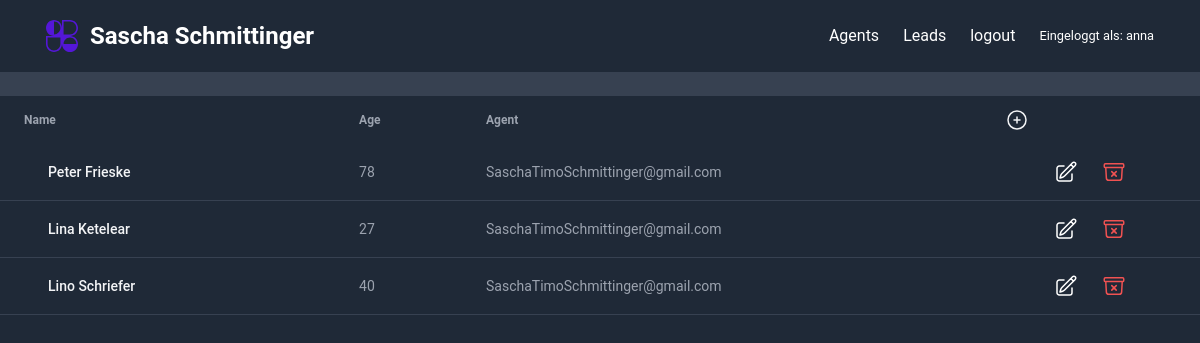
/ (signed in), run on the app's committed database.
### leads/models.py (models this page shows, shortened)
class User(AbstractUser):
    is_organisor = models.BooleanField(default=True)
    is_agent = models.BooleanField(default=False)

class Lead(models.Model):
    first_name = models.CharField(max_length=20)
    last_name = models.CharField(max_length=20)
    age = models.IntegerField(default=0)
    adress = models.CharField(max_length=100, blank=True, null=True)
    city = models.CharField(max_length=50, blank=True, null=True)
    post_code = models.CharField(max_length=50, blank=True, null=True)
    phone = models.CharField(max_length=50, blank=True, null=True)
    mobile_phone = models.CharField(max_length=50, blank=True, null=True)
    agent = models.ForeignKey("Agent", on_delete=models.CASCADE)

class Agent(models.Model):
    user = models.OneToOneField(User, on_delete=models.CASCADE)
    organisation = models.ForeignKey(UserProfile, on_delete=models.CASCADE)
    def __str__(self):
        return self.user.email

### leads/views.py (the view)
# urls.py: path('', LeadsListView.as_view(), name='lead_view'),
class LeadsListView(LoginRequiredMixin, generic.ListView):
    title = "SSC LeadListView"
    template_name = "leads/home.html"
    queryset = Lead.objects.all()
    context_object_name = "leads"
    def get_context_data(self, **kwargs):
        context = super(LeadsListView, self).get_context_data(**kwargs)
        context.update({"title": self.title})
        return super().get_context_data(**kwargs)

### templates/leads/home.html (shortened to what this page needs)
{% extends "../base.html" %}
{% load static %}
{% block start %}
<div class="relative overflow-x-auto ">
  <table class="w-full text-sm text-left rtl:text-right  text-gray-400 bg-gray-800">
      <thead class="text-xs  uppercasebg-gray-700 text-gray-400">
          <tr>
              <th scope="col" class="px-6 py-3">
                  Name
              </th>
              <th scope="col" class="px-6 py-3">
                  Age
              </th>
              <th scope="col" class="px-6 py-3">
                  Agent
              </th>
              <div class="flex justify-end">
                <th scope="col" class="px-6 py-3 text-gray-100 hover:text-gray-400 transition duration-300">
                  <a href="{% url "leads:lead_create" %}">
                    <svg xmlns="http://www.w3.org/2000/svg" fill="none" viewBox="0 0 24 24" stroke-width="1.5" stroke="currentColor" class="size-6">
                      <path stroke-linecap="round" stroke-linejoin="round" d="M12 9v6m3-3H9m12 0a9 9 0 1 1-18 0 9 9 0 0 1 18 0Z" />
                    </svg>
                  </a>
              </th>
              </div>
          </tr>
      </thead>
      <tbody>
        {% for lead in leads %}
          <tr class=" border-b bg-gray-800 border-gray-700">
              <th scope="row" class="px-6 py-4 font-medium  whitespace-nowrap text-white">
                <a href="{% url "leads:lead_detail" lead.pk %}" class="px-6 py-4 text-gray-100 hover:text-gray-400  transition duration-300">
                  {{ lead.first_name }} {{ lead.last_name }}
              </a>
              </th>
              <td class="px-6 py-4">
                {{ lead.age }}
              </td>
              <td class="px-6 py-4">
                {{ lead.agent }}
              </td>
              <td class="px-6 py-4">
                <div class="flex items-center justify-center gap-6">
                  <a href="{% url "leads:lead_update" lead.pk %}" class="block font-sans text-sm antialiased font-medium leading-normal text-white">
                  </a>
                  <a href="{% url "leads:lead_delete" lead.pk %}" class="block font-sans text-sm antialiased font-medium leading-normal text-white">
                    </a>
                </div>
              </td>
          </tr>
          {% endfor %}
      </tbody>
  </table>
</div>
{% endblock start %}

### templates/leads/navbar.html (shortened to what this page needs)
{% load static %}
  <nav class=" border-gray-200 bg-gray-800">
    <div class="flex flex-wrap justify-between items-center mx-auto max-w-screen-xl p-4">
        <a href="https://flowbite.com" class="flex items-center space-x-3 rtl:space-x-reverse">
            <img src="{% static "images/logo.svg" %}" class="h-8" alt="Flowbite Logo" />
            <span class="self-center text-2xl font-semibold whitespace-nowrap text-white">Sascha Schmittinger</span>
        </a>
        <div class="flex items-center space-x-6 rtl:space-x-reverse sm:py-2">
          {% if request.user.is_authenticated %}
            {% if request.user.is_organisor %}
            <a href="{% url "agents:agents_list" %}" class="text-white hover:underline">Agents</a>
            {% endif %}
            <a href="{% url "leads:lead_view" %}" class="text-white hover:underline">Leads</a>
           <form method="post" action="{% url 'logout' %}" >
              <button class="text-white" type="submit">logout</button>
           </form>
          <small class="text-white"> Eingeloggt als: {{ request.user.username }}
          </small>
          {% endif %}
        </div>
    </div>
</nav>
<nav class="bg-gray-700">
    <div class="max-w-screen-xl px-4 py-3 mx-auto">
    </div>
</nav>

### data on the page
User: user.username "anna"
Lead: first_name "Peter", last_name "Frieske", age "78", agent "SaschaTimoSchmittinger@gmail.com"
Lead: first_name "Lina", last_name "Ketelear", age "27", agent "SaschaTimoSchmittinger@gmail.com"
Lead: first_name "Lino", last_name "Schriefer", age "40", agent "SaschaTimoSchmittinger@gmail.com"
